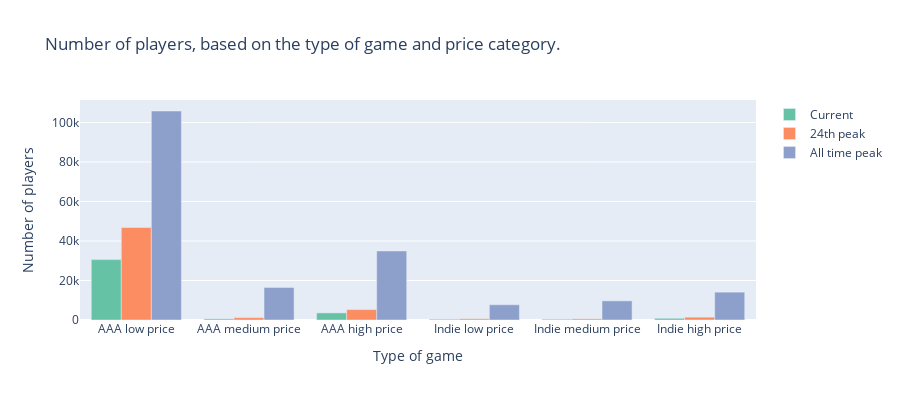

The notebook cell saved with this chart:
### Markdown cell above
### Price compared to amount of players


First of all we want to discover what the correlation between the price of a game and the amount of players that play the game is. Furthermore we want to explore the difference between AAA-games and Indie-games. To do so we have used the following dataset: https://www.kaggle.com/datasets/faisaljanjua0555/most-played-games-of-all-time combined with another dataset: https://www.kaggle.com/datasets/nikdavis/steam-store-games. In the first dataset "current" indicates the amount of players a game has right now, "24th peak" the amount of players a game had on it's 24th peak and "all time peak" the highest amount of players a game has ever had. To emphasize the difference between AAA-games and Indie-games, we have split the data into those two categories. These categories are again split into three subdivisons depended on the price of a game. The length of the bar is depended on the avarage amount of players over the games in the according category.

### Code cell
df1 = pd.read_csv('DATASETS/aaa_published_games.csv')
df1 = df1[['name', 'price']]
df2 = pd.read_csv('DATASETS/indie_published_games.csv')
df2 = df2[['name', 'price']]
df3 = pd.read_csv('DATASETS/player_count.csv')
df1 = df1.merge(df3, how='inner', on='name')
df2 = df2.merge(df3, how='inner', on='name')
df1['Type of game']='AAA'
df2['Type of game']='Indie'
df = df1.merge(df2, how='outer')
df = df.drop(columns=['Unnamed: 5'])

AAA = df[df["Type of game"]=='AAA']
AAA.loc[:, 'Current'] = pd.to_numeric(AAA['Current'], errors='coerce')
AAA.loc[:, '24th Peak'] = pd.to_numeric(AAA['24th Peak'], errors='coerce')
AAA.loc[:, 'All_time peak'] = pd.to_numeric(AAA['All_time peak'], errors='coerce')
AAA_price_categories = pd.qcut(AAA["price"], 3, retbins=True, labels=["Low", "Medium", "High"])
AAA['price_category'] = AAA_price_categories[0]

AAA_low = AAA[AAA["price_category"]=="Low"]
AAA_current_low = AAA_low['Current'].mean() 
AAA_24th_low = AAA_low['24th Peak'].mean()
AAA_all_time_low = AAA_low['All_time peak'].mean()

AAA_medium = AAA[AAA["price_category"]=="Medium"]
AAA_current_medium = AAA_medium['Current'].mean() 
AAA_24th_medium = AAA_medium['24th Peak'].mean()
AAA_all_time_medium = AAA_medium['All_time peak'].mean()

AAA_high = AAA[AAA["price_category"]=="High"]
AAA_current_high = AAA_high['Current'].mean() 
AAA_24th_high = AAA_high['24th Peak'].mean()
AAA_all_time_high = AAA_high['All_time peak'].mean()

Indie = df[df["Type of game"]=='Indie']
Indie.loc[:, 'Current'] = pd.to_numeric(Indie['Current'], errors='coerce')
Indie.loc[:, '24th Peak'] = pd.to_numeric(Indie['24th Peak'], errors='coerce')
Indie.loc[:, 'All_time peak'] = pd.to_numeric(Indie['All_time peak'], errors='coerce')
Indie_price_categories = pd.qcut(Indie["price"], 3, retbins=True, labels=["Low", "Medium", "High"])
Indie['price_category'] = Indie_price_categories[0]

Indie_low = Indie[Indie["price_category"]=="Low"]
Indie_current_low = Indie_low['Current'].mean() 
Indie_24th_low = Indie_low['24th Peak'].mean()
Indie_all_time_low = Indie_low['All_time peak'].mean()

Indie_medium = Indie[Indie["price_category"]=="Medium"]
Indie_current_medium = Indie_medium['Current'].mean() 
Indie_24th_medium = Indie_medium['24th Peak'].mean()
Indie_all_time_medium = Indie_medium['All_time peak'].mean()

Indie_high = Indie[Indie["price_category"]=="High"]
Indie_current_high = Indie_high['Current'].mean() 
Indie_24th_high = Indie_high['24th Peak'].mean()
Indie_all_time_high = Indie_high['All_time peak'].mean()

data = [['AAA low price', AAA_current_low, AAA_24th_low, AAA_all_time_low], ['AAA medium price', AAA_current_medium, AAA_24th_medium, AAA_all_time_medium], ['AAA high price', AAA_current_high, AAA_24th_high, AAA_all_time_high], ['Indie low price', Indie_current_low, Indie_24th_low, Indie_all_time_low], ['Indie medium price', Indie_current_medium, Indie_24th_medium, Indie_all_time_medium], ['Indie high price', Indie_current_high, Indie_24th_high, Indie_all_time_high]]
df = pd.DataFrame(data, columns=['Type of game', 'Current', '24th peak', 'All time peak'])

trace =[
    go.Bar(name='Current ', x = df['Type of game'], y = df['Current'], marker_color='rgb(102,194,165)'),
    go.Bar(name='24th peak', x = df['Type of game'], y = df['24th peak'], marker_color='rgb(252,141,98)'),
    go.Bar(name='All time peak', x = df['Type of game'], y = df['All time peak'], marker_color='rgb(141,160,203)'),
]

layout = go.Layout(
    xaxis=go.layout.XAxis(
        type='category'
    ),
    yaxis=go.layout.YAxis(
    )
)
fig = go.Figure(data=trace, layout=layout)
fig.update_layout(
    title_text='Number of players, based on the type of game and price category.',
    xaxis_title='Type of game',
    yaxis_title='Number of players',
    height=400
)
fig.show()

### Figure 1 — Plotly figure (JSON) as saved in the notebook; plotly's stock layout.template omitted (floating-point values rounded to 4 significant figures)
{"data": [{"marker": {"color": "rgb(102,194,165)"}, "name": "Current ", "type": "bar", "x": ["AAA low price", "AAA medium price", "AAA high price", "Indie low price", "Indie medium price", "Indie high price"], "y": [30570.0, 574.9, 3601.0, 404.6, 406.9, 862.6]}, {"marker": {"color": "rgb(252,141,98)"}, "name": "24th peak", "type": "bar", "x": ["AAA low price", "AAA medium price", "AAA high price", "Indie low price", "Indie medium price", "Indie high price"], "y": [46820.0, 1202.0, 5271.0, 630.4, 597.0, 1443.0]}, {"marker": {"color": "rgb(141,160,203)"}, "name": "All time peak", "type": "bar", "x": ["AAA low price", "AAA medium price", "AAA high price", "Indie low price", "Indie medium price", "Indie high price"], "y": [105800.0, 16510.0, 34960.0, 7737.0, 9694.0, 14100.0]}], "layout": {"height": 400, "title": {"text": "Number of players, based on the type of game and price category."}, "xaxis": {"title": {"text": "Type of game"}, "type": "category"}, "yaxis": {"title": {"text": "Number of players"}}}}
